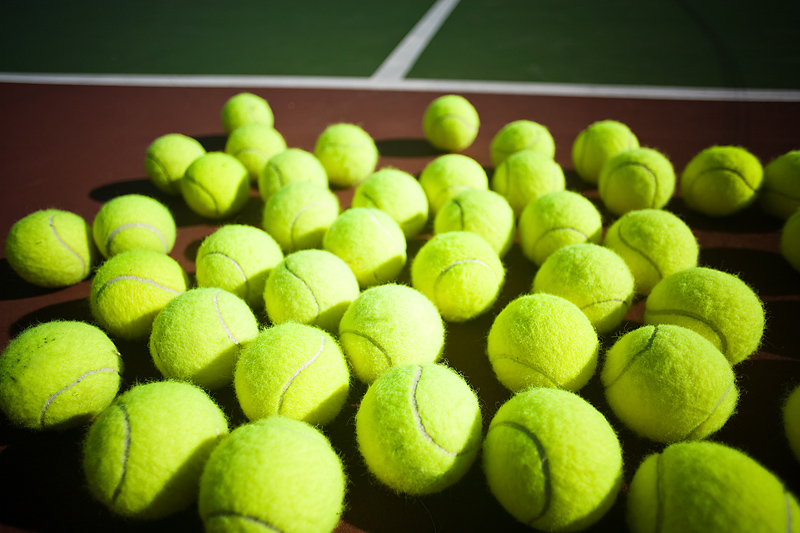
#> input picture BallDetection/build/used-tennis-balls.jpg, 800 x 533 px, given in place of the camera
$ python ball_detection.py
#> lines starting #> are read from the running program, lines starting #| are printed output that depends on the picture; after the words box and inside, x2 and y2 are one past the last pixel; in counts of white or black regions, pixels touching at a corner belong together
import cv2
import numpy as np

def nothing(x):
    pass

#get camera object to use webcam
cap = cv2.VideoCapture(0)

#define initial hsv upper and lower limits
yellow_min = np.array([21,101,68])
yellow_max = np.array([105,211,218])

#create a named window with drackbars to adjust parameters
cv2.namedWindow('adjust')
cv2.createTrackbar('H-','adjust',yellow_min[0],360,nothing)
cv2.createTrackbar('S-','adjust',yellow_min[1],255,nothing)
cv2.createTrackbar('V-','adjust',yellow_min[2],255,nothing)
cv2.createTrackbar('H+','adjust',yellow_max[0],360,nothing)
cv2.createTrackbar('S+','adjust',yellow_max[1],255,nothing)
cv2.createTrackbar('V+','adjust',yellow_max[2],255,nothing)
cv2.createTrackbar('param1','adjust',20,100,nothing)
cv2.createTrackbar('param2','adjust',16,100,nothing)
cv2.createTrackbar('erosion','adjust',2,10,nothing)
cv2.createTrackbar('dilation','adjust',9,10,nothing)

while(True):
    #Capture im-by-im
    ret, im = cap.read()
#> im is the input picture: shape (533, 800, 3); mean B, G, R 38.6, 124.2, 110.2
    im2 = im.copy()

    gray = cv2.cvtColor(im, cv2.COLOR_BGR2GRAY)
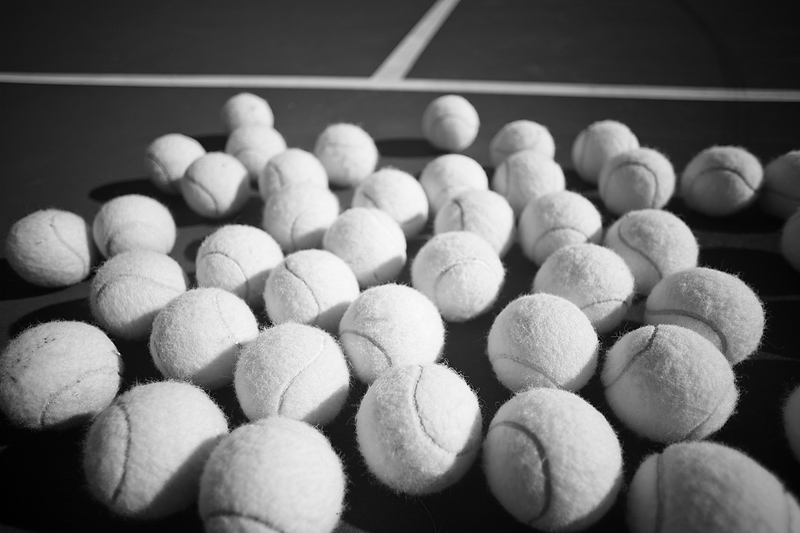
#> gray: shape (533, 800); min 0, max 249, mean 110.3

    h1 = cv2.getTrackbarPos('H-','adjust')
    s1 = cv2.getTrackbarPos('S-','adjust')
    v1 = cv2.getTrackbarPos('V-','adjust')
    h2 = cv2.getTrackbarPos('H+','adjust')
    s2 = cv2.getTrackbarPos('S+','adjust')
    v2 = cv2.getTrackbarPos('V+','adjust')
    p1 = cv2.getTrackbarPos('param1','adjust')
    p2 = cv2.getTrackbarPos('param2','adjust')
    erosion = cv2.getTrackbarPos('erosion','adjust')
    dilation = cv2.getTrackbarPos('dilation','adjust')

    yellow_min = np.array([h1,s1,v1])
    yellow_max = np.array([h2,s2,v2])

    hsv = cv2.cvtColor(im, cv2.COLOR_BGR2HSV)
#> hsv: shape (533, 800, 3); mean H, S, V 35.2, 183.9, 128.1
    hsv = cv2.medianBlur(hsv,11)
#> hsv: shape (533, 800, 3); mean H, S, V 34.9, 185.2, 128.4
    yellow_mask = cv2.inRange(hsv,yellow_min,yellow_max)
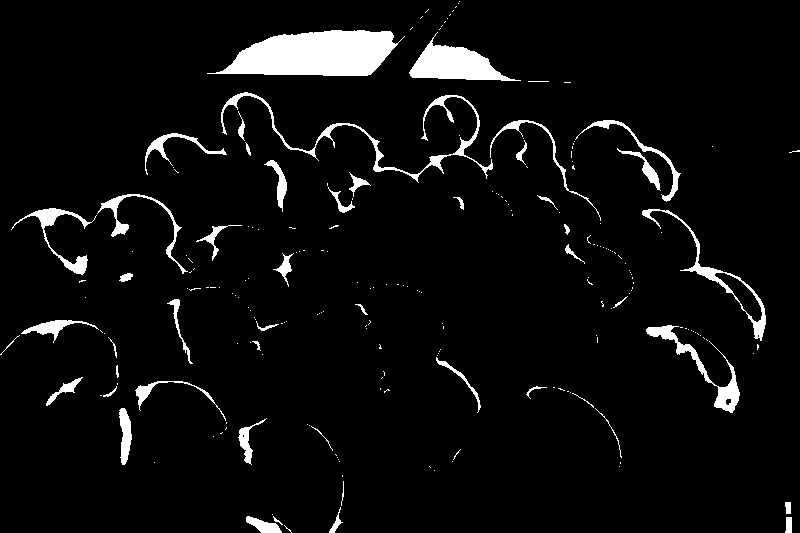
#> yellow_mask: shape (533, 800); 5.2% white; 220 white regions (170 under 20 px), largest, box (x1, y1, x2, y2) and area: (207, 30, 405, 76) 6171, (409, 32, 521, 81) 2429, (221, 92, 493, 183) 1853

    #perform erosion followed by dilation to remove noise and discontinuities
    if erosion > 0:
        yellow_mask = cv2.erode(yellow_mask,None,iterations=erosion)
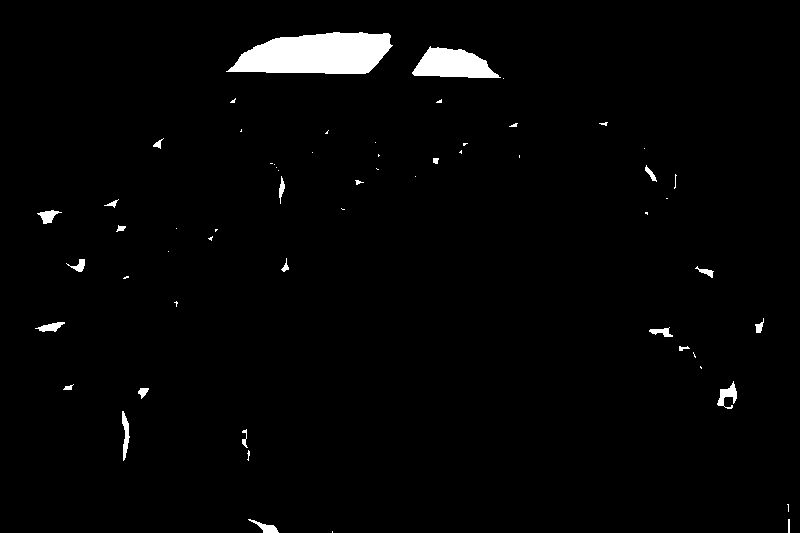
#> yellow_mask: shape (533, 800); 2.2% white; 59 white regions (34 under 20 px), largest, box (x1, y1, x2, y2) and area: (226, 32, 393, 74) 5249, (412, 46, 501, 78) 1849, (717, 381, 737, 409) 253
    if dilation > 0:
        yellow_mask = cv2.dilate(yellow_mask, None, iterations=dilation)
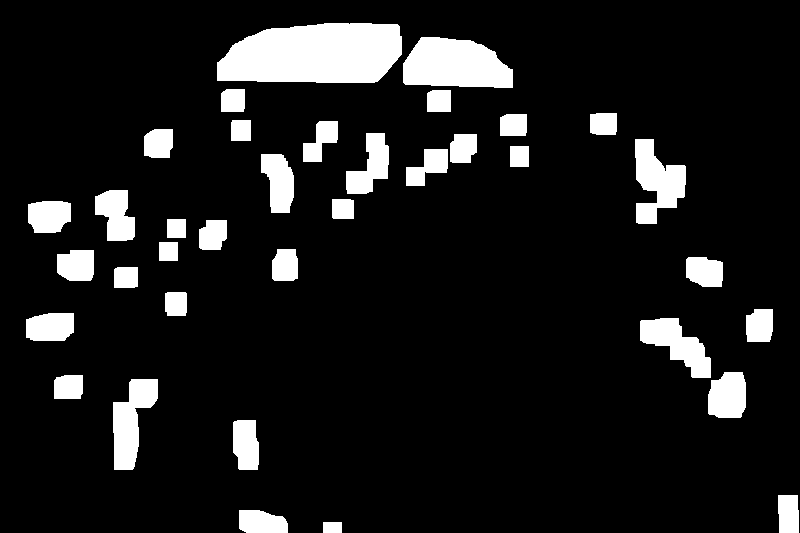
#> yellow_mask: shape (533, 800); 10.7% white; 36 white regions

    #Experiment with difference blurring/smoothing techniques
    #yellow_mask = cv2.GaussianBlur(yellow_mask,(5,5),0)
    #yellow_mask = cv2.medianBlur(yellow_mask,5)

    yellow_image = cv2.bitwise_and(hsv,hsv,mask = yellow_mask)
#> yellow_image: shape (533, 800, 3); mean H, S, V 4.2, 18.2, 15.9

    #get circles with Hough circle transform
    circles = cv2.HoughCircles(yellow_mask,cv2.HOUGH_GRADIENT,dp=1,minDist=20,
                                param1=p1,param2=p2,minRadius=0,maxRadius=0)
#> circles = 105 rows, first 8: [348.5, 327.5, 306], [433.5, 387.5, 276.9], [340.5, 392.5, 370], [443.5, 526.5, 354.4], [349.5, 272.5, 250.9], [472.5, 276.5, 190.7], [428.5, 268.5, 232.3], [296.5, 136.5, 111.7]

    #Draw circles on image
    num_circles = 0
    if not circles is None:
        num_circles = len(circles)
#> num_circles = 1
        circles = np.uint16(np.around(circles))
#> circles = 105 rows, first 8: [348, 328, 306], [434, 388, 277], [340, 392, 370], [444, 526, 354], [350, 272, 251], [472, 276, 191], [428, 268, 232], [296, 136, 112]
        for i in circles[0,:]:
            # draw the outer circle
            cv2.circle(im,(i[0],i[1]),i[2],(0,255,0),2)
            # draw the center of the circle
            cv2.circle(im,(i[0],i[1]),2,(0,0,255),3)
#> this loop made 105 passes
#> i on passes 1 to 12: [348, 328, 306], [434, 388, 277], [340, 392, 370], [444, 526, 354], [350, 272, 251], [472, 276, 191], [428, 268, 232], [296, 136, 112], [442, 120, 85], [228, 206, 126], [242, 324, 185], [418, 210, 126]
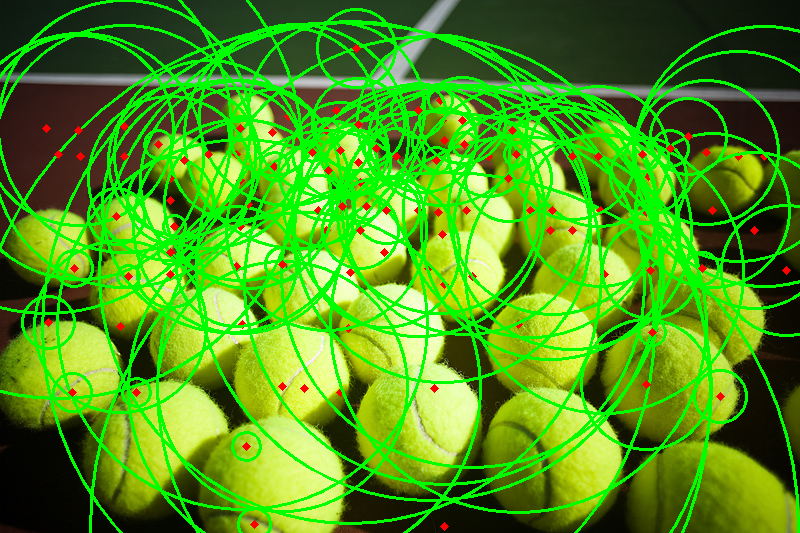
#> im: shape (533, 800, 3); mean B, G, R 26.5, 151.2, 79.6

    print('num circles found:',num_circles)
#| num circles found: 1

    #Second technique: findContours


    cnts = cv2.findContours(yellow_mask.copy(), cv2.RETR_EXTERNAL,
		cv2.CHAIN_APPROX_SIMPLE)[-2]
#> cnts = 36 contours; largest, box (x1, y1, x2, y2) and area: (217, 23, 402, 83) 9162, (403, 37, 513, 88) 4300, (635, 139, 686, 224) 2444, (113, 379, 158, 470) 2252, (640, 318, 711, 378) 2030
    center = None

    # only proceed if at least one contour was found
    if len(cnts) > 0:
        #to get the maximum contour:
        #c = max(cnts, key=cv2.contourArea)

        #iterate through all contours and draw them
        for c in cnts:
            ((x, y), radius) = cv2.minEnclosingCircle(c)
            M = cv2.moments(c)
            center = (int(M["m10"] / M["m00"]), int(M["m01"] / M["m00"]))

            # only proceed if the radius meets a minimum size
            if radius > 10:
                # draw the circle and centroid on the im,
                # then update the list of tracked points
                cv2.circle(im2, (int(x), int(y)), int(radius),
                        (0, 255, 255), 2)
                cv2.circle(im2, center, 5, (0, 0, 255), -1)
#> this loop made 36 passes
#> (x, y, radius, center) on passes 2 to 13: (263, 521, 26.4, (261, 522)), (788, 513.5, 21.03, (788, 513)), (245.7, 444.9, 26.61, (245, 444)), (135.5, 424, 49.87, (130, 421)), (68, 386.5, 18.12, (68, 386)), (726.6, 393.9, 26.74, (727, 395)), (675, 349, 44.82, (676, 344)), (49.5, 325, 26.39, (49, 326)), (759.5, 325, 20.3, (759, 325)), (175.6, 303.5, 14.88, (175, 303)), (125.5, 277, 15.24, (125, 277)), (703.5, 272.5, 22.1, (704, 271))
#> (c, x, y, radius) on passes 1, 16, 18, 24: ([[323, 522], [323, 532], [341, 532], [341, 522]], 332, 527, 10.3), ([[159, 242], [159, 260], [177, 260], [177, 242]], 168, 251, 12.73), ([[167, 219], [167, 237], [185, 237], [185, 219]], 176, 228, 12.73), ([[510, 146], [510, 166], [528, 166], [528, 146]], 519, 156, 13.45)
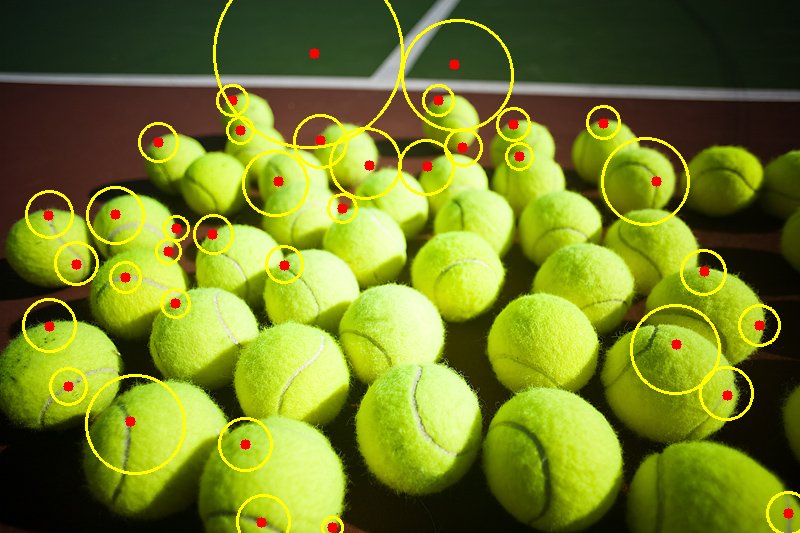
#> im2: shape (533, 800, 3); 4.36% of pixels changed, all inside (x1, y1, x2, y2) = (22, 0, 800, 533)

    cv2.imshow('hsv',hsv)
    cv2.imshow('mask',yellow_mask)
    cv2.imshow('yellow',yellow_image)
    cv2.imshow('HoughCircles',im)
    cv2.imshow('findContours',im2)

    if cv2.waitKey(1) & 0xFF == ord('q'):
#> (key q is pressed here)
        break

cap.release()
cv2.destroyAllWindows()
